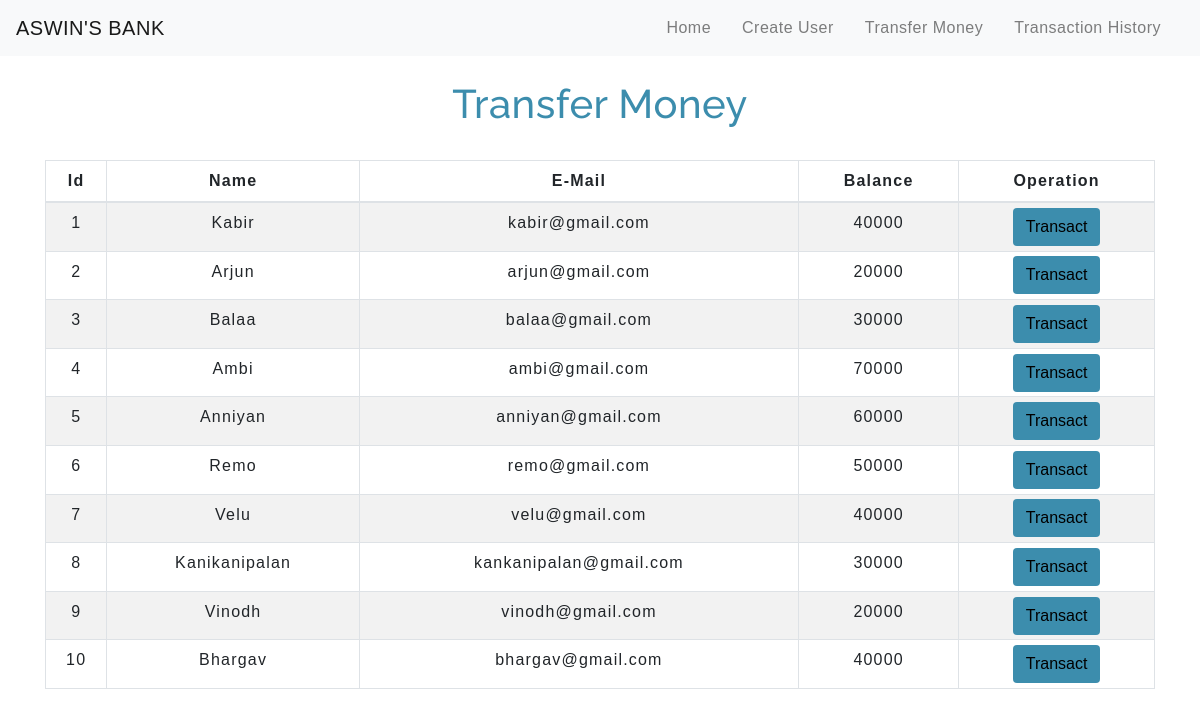
The app's page /transfermoney.php with its own data.
### tables this page shows
CREATE TABLE `users` (
  `id` int(3) NOT NULL,
  `name` text NOT NULL,
  `email` varchar(30) NOT NULL,
  `balance` int(8) NOT NULL
);

### transfermoney.php (the view, shortened to what this page needs)
<!DOCTYPE html>
<html lang="en">
<head>
    <link rel="stylesheet" href="https://maxcdn.bootstrapcdn.com/bootstrap/4.0.0/css/bootstrap.min.css">
    <link rel="stylesheet" type="text/css" href="css/table.css">
    <link rel="stylesheet" type="text/css" href="css/navbar.css">
</head>
<body>
<?php
    include 'config.php';
    $sql = "SELECT * FROM users";
    $result = mysqli_query($conn,$sql);
?>
<?php
  include 'navbar.php';
?>
<div class="container">
        <h2 class="text-center pt-4" style="color:#3C8DAD;">Transfer Money</h2>
        <br>
            <div class="row">
                <div class="col">
                    <div class="table-responsive-sm">
                    <table class="table table-hover table-sm table-striped table-condensed table-bordered">
                        <thead>
                            <tr>
                            <th scope="col" class="text-center py-2">Id</th>
                            <th scope="col" class="text-center py-2">Name</th>
                            <th scope="col" class="text-center py-2">E-Mail</th>
                            <th scope="col" class="text-center py-2">Balance</th>
                            <th scope="col" class="text-center py-2">Operation</th>
                            </tr>
                        </thead>
                        <tbody>
                <?php
                    while($rows=mysqli_fetch_assoc($result)){
                ?>
                    <tr>
                        <td class="py-2"><?php echo $rows['id'] ?></td>
                        <td class="py-2"><?php echo $rows['name']?></td>
                        <td class="py-2"><?php echo $rows['email']?></td>
                        <td class="py-2"><?php echo $rows['balance']?></td>
                        <td><a href="selecteduserdetail.php?id= <?php echo $rows['id'] ;?>"> <button type="button" class="btn">Transact</button></a></td>
                    </tr>
                <?php
                    }
                ?>
                        </tbody>
                    </table>
                    </div>
                </div>
            </div>
         </div>
</body>
</html>

### navbar.php (shortened to what this page needs)
<nav class="navbar navbar-expand-md navbar-light bg-light">
<a class="navbar-brand" href="index.php">ASWIN'S BANK</a>
<div class="collapse navbar-collapse" id="collapsibleNavbar">
      <ul class="navbar-nav ml-auto">
        <li class="nav-item">
          <a class="nav-link" href="index.php">Home</a>
        </li>
        <li class="nav-item">
          <a class="nav-link" href="createuser.php">Create User</a>
        </li>
        <li class="nav-item">
          <a class="nav-link" href="transfermoney.php">Transfer Money</a>
        </li>
        <li class="nav-item">
          <a class="nav-link" href="transactionhistory.php">Transaction History</a>
        </li>
    </div>
 </nav>

### css/table.css (style rules this page uses)
* { padding: 0; margin: 0; box-sizing: border-box; font-family: sans-serif; }
h2 { font-size: 40px; }
table { letter-spacing: 1.2px; }
td { text-align: center; }
button { border:none; background: #3C8DAD; transition: 1s; }

### css/navbar.css (style rules this page uses)
.nav-link { margin-right: 15px; color:#d9d9d9; letter-spacing: 0.5px; transition: 0.5s; }
.navbar-brand { color: #d9d9d9; letter-spacing: 0.5px; }
h2 { color: #d9d9d9; letter-spacing: 0.5px; font-family: raleway; }

### transfermoney.php (style rules this page uses)
button { transition: 1.5s; }

### records on screen
users: id "1", name "Kabir", email "kabir@gmail.com", balance "40000"
users: id "2", name "Arjun", email "arjun@gmail.com", balance "20000"
users: id "3", name "Balaa", email "balaa@gmail.com", balance "30000"
users: id "4", name "Ambi", email "ambi@gmail.com", balance "70000"
users: id "5", name "Anniyan", email "anniyan@gmail.com", balance "60000"
users: id "6", name "Remo", email "remo@gmail.com", balance "50000"
users: id "7", name "Velu", email "velu@gmail.com", balance "40000"
users: id "8", name "Kanikanipalan", email "kankanipalan@gmail.com", balance "30000"
users: id "9", name "Vinodh", email "vinodh@gmail.com", balance "20000"
users: id "10", name "Bhargav", email "bhargav@gmail.com", balance "40000"
